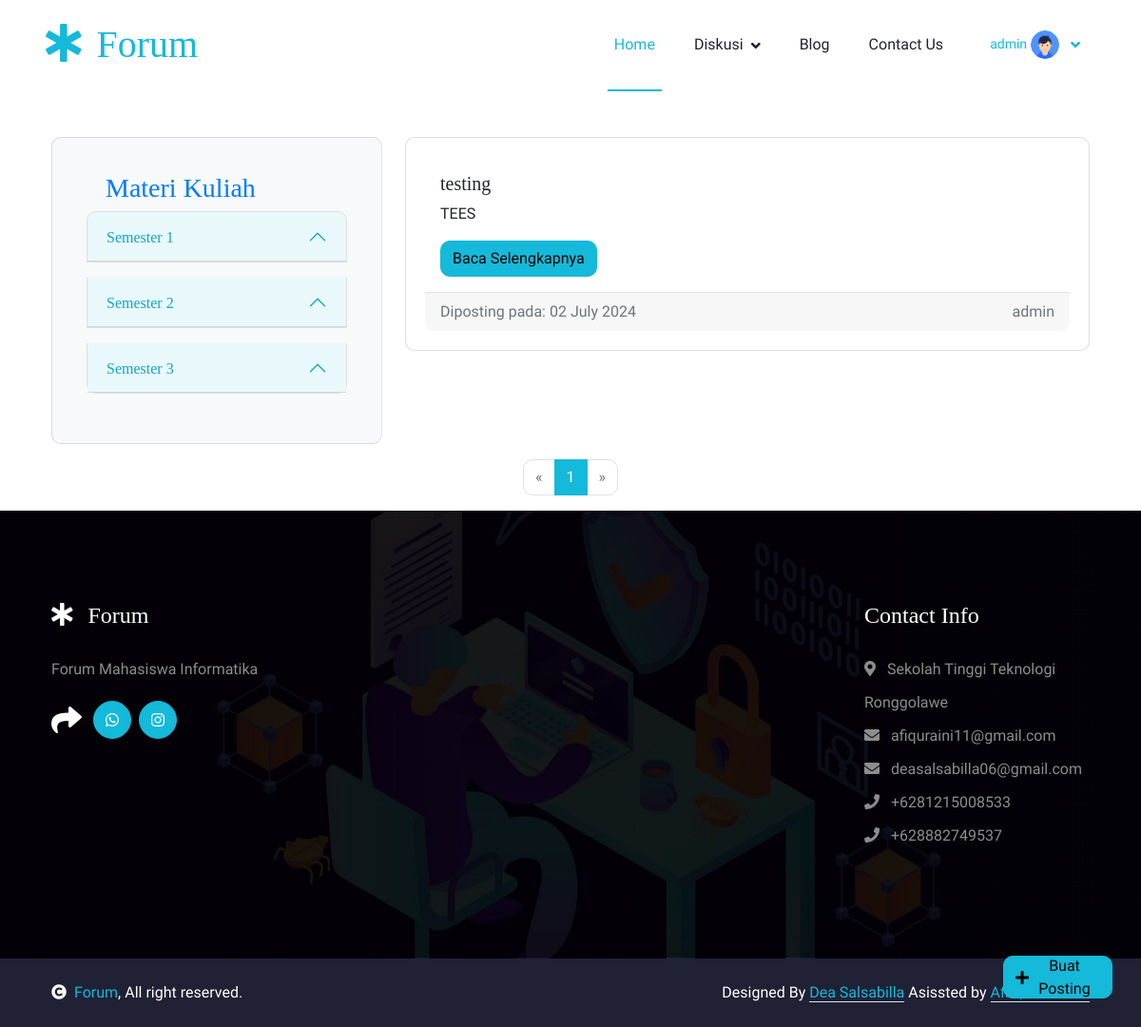
/materi-kuliah/ (signed in), run on the app's committed database.
### forum/models.py (models this page shows, shortened)
class KatMateri(models.Model):
    id = models.AutoField(primary_key=True)
    nama = models.CharField(max_length=20)
    created_at = models.DateTimeField(auto_now_add=True)
    updated_at = models.DateTimeField(auto_now=True)
    class Meta:
        verbose_name_plural = "Kategori Materi"
        ordering = ['id']

class Post(models.Model):
    id = models.AutoField(primary_key=True)
    file_upload = models.FileField(blank=True, null=True, upload_to='uploads/')
    judul = models.CharField(max_length=100)
    deskripsi = models.CharField(max_length=100)
    semester = models.ForeignKey(KatMateri, on_delete=models.CASCADE)
    matkul = models.ForeignKey(MataKuliah, on_delete=models.CASCADE)
    pengguna = models.ForeignKey(User, on_delete=models.CASCADE)
    created_at = models.DateTimeField(auto_now_add=True)
    updated_at = models.DateTimeField(auto_now=True)
    class Meta:
        verbose_name_plural = "Posting"
        ordering = ['id']

### forum/views.py (the view)
# urls.py: path('materi-kuliah/', views.materiKuliah, name='materiKuliah'),
def materiKuliah(request):
    posts_list = Post.objects.all()
    paginator = Paginator(posts_list, 5)  # Show 5 posts per page
    page = request.GET.get('page')
    try:
        posts = paginator.page(page)
    except PageNotAnInteger:
        posts = paginator.page(1)
    except EmptyPage:
        posts = paginator.page(paginator.num_pages)
    kategori_materi = KatMateri.objects.all()
    mata_kuliah = MataKuliah.objects.all()
    context = {
        'posts': posts,
        'kategori_materi': kategori_materi,
        'mata_kuliah': mata_kuliah,
    }
    return render(request, 'materiKuliah.html', context)

### forum/templates/materiKuliah.html (shortened to what this page needs)
<!DOCTYPE html>
<html lang="en">
  <head>
    <link href="https://cdn.jsdelivr.net/npm/bootstrap@5.3.0/dist/css/bootstrap.min.css" rel="stylesheet" />
    <link rel="stylesheet" href="https://use.fontawesome.com/releases/v5.15.4/css/all.css" />
    <link href="https://cdn.jsdelivr.net/npm/bootstrap-icons@1.4.1/font/bootstrap-icons.css" rel="stylesheet" />
    {% load static %}
    <link rel="stylesheet" href="{% static 'css/styles.css' %}" />
    <link rel="stylesheet" href="{% static 'css/bootstrap.min.css' %}" />
  </head>
  <body>
    {% include 'partials/navbar.html' %}
    <div class="container mt-5">
      <div class="row">
        {% include 'partials/sidebarMK.html' %}
        <div class="col-md-8" id="post-list">
          {% include 'partials/post_list.html' %}
        </div>
      </div>
    </div>
    {% include 'partials/pagination.html' with page_obj=posts %}
    {% include 'partials/footer.html' %}
    {% include 'partials/buatPosting.html' %}
  </body>
</html>

### forum/templates/partials/navbar.html (shortened to what this page needs)
<nav class="navbar navbar-expand-lg navbar-light bg-white px-4 px-lg-5 py-3 py-lg-0">
  <a href="index.html" class="navbar-brand p-0">
    <h1 class="text-primary m-0"><i class="fas fa-star-of-life me-3"></i>Forum</h1>
  </a>
  <div class="collapse navbar-collapse" id="navbarCollapse">
    <div class="navbar-nav ms-auto py-0">
      <a href="{% url 'home' %}" class="nav-item nav-link active">Home</a>
      <div class="nav-item dropdown">
        <a href="#" class="nav-link dropdown-toggle" data-bs-toggle="dropdown">Diskusi</a>
      </div>
      <a href="https://www.sttrcepu.ac.id/informatikas1/home" target="_blank" class="nav-item nav-link">Blog</a>
      <a href="{% url 'contact' %}" class="nav-item nav-link">Contact Us</a>
    </div>
    {% load static %} {% if user.is_authenticated %}
      <div class="nav-item dropdown">
        <a class="nav-link dropdown-toggle" href="#" id="userDropdown" role="button" data-bs-toggle="dropdown" aria-haspopup="true" aria-expanded="false">
          <span class="mr-2 d-none d-lg-inline text-gray-600 small">{{ user.username }}</span>
          <img class="img-profile rounded-circle img-fluid" src="{% static 'img/user.png' %}" alt="User Profile" style="max-width: 30px" />
        </a>
      </div>
    {% else %}
      <a href="{% url 'login' %}" class="btn btn-primary rounded-pill text-white py-2 px-4 flex-wrap flex-sm-shrink-0">Login</a>
    {% endif %}
  </div>
</nav>

### forum/templates/partials/sidebarMK.html (shortened to what this page needs)
<div class="col-md-4">
  <div class="card sidebar" style="max-height: 500px; overflow-y: auto">
    <div class="card-body">
      <h3 class="card-title" style="padding-left: 20px">Materi Kuliah</h3>
      <div class="accordion" id="semesterAccordion">
        {% for kategori in kategori_materi %}
        <div class="accordion-item mb-3">
          <h2 class="accordion-header" id="semester{{ kategori.id }}Heading">
            <button
              class="accordion-button"
              type="button"
              data-bs-toggle="collapse"
              data-bs-target="#semester{{ kategori.id }}Collapse"
              aria-expanded="true"
              aria-controls="semester{{ kategori.id }}Collapse"
            >
              {{ kategori.nama }}
            </button>
          </h2>
        </div>
        {% endfor %}
      </div>
    </div>
  </div>
</div>

### forum/templates/partials/post_list.html
{% if posts %} {% for post in posts %}
<div class="card post-content mb-3">
  <div class="card-body">
    <h5 class="card-title">{{ post.judul }}</h5>
    <p class="card-text">{{ post.deskripsi|slice:":150" }}</p>
    <a href="{% url 'detailPost' post.id %}" class="btn btn-primary"
      >Baca Selengkapnya</a
    >
  </div>
  <div class="card-footer text-muted">
    <div class="d-flex justify-content-between">
      <div>Diposting pada: {{ post.created_at|date:"d F Y" }}</div>
      <div>{{ post.pengguna.username }}</div>
    </div>
  </div>
</div>
{% endfor %} {% else %}
<div class="card post-content mb-3">
  <div class="card-body">
    <p>Belum ada postingan.</p>
  </div>
</div>
{% endif %}

### forum/static/css/styles.css (style rules this page uses)
.btn { font-weight: 600; transition: 0.5s; }
.btn.btn-primary { box-shadow: inset 0 0 0 0 var(--bs-primary); }
.navbar-light .navbar-nav .nav-link { font-family: "Open Sans", sans-serif; position: relative; margin-right: 25px; padding: 35px 0; color: var(--bs-dark) !important; font-size: 16px; font-weight: 400; outline: none; transition: 0.5s; }
.navbar-light .navbar-nav .nav-link:hover, .navbar-light .navbar-nav .nav-link.active { color: var(--bs-primary) !important; }
.navbar .dropdown-toggle::after { border: none; content: "\f107"; font-family: "Font Awesome 5 Free"; font-weight: 600; vertical-align: middle; margin-left: 8px; }
@media (min-width: 992px) { .navbar-light { position: absolute; width: 100%; top: 0; left: 0; border-bottom: 1px solid rgba(255, 255, 255, 0.1); z-index: 999; } }
@media (min-width: 992px) { .navbar-light .navbar-nav .nav-link::before { position: absolute; content: ""; width: 0; height: 2px; bottom: -1px; left: 50%; background: var(--bs-primary); transition: 0.5s; } }
@media (min-width: 992px) { .navbar-light .navbar-nav .nav-link:hover::before, .navbar-light .navbar-nav .nav-link.active::before { width: calc(100% - 2px); left: 1px; } }

### forum/templates/materiKuliah.html (style rules this page uses)
.sidebar { background-color: #f8f9fa; padding: 20px; border-right: 1px solid #dfe3e8; }
.sidebar h3 { color: #007bff; }
.post-content { padding: 20px; }
.card-footer { border-top: 1px solid #dfe3e8; }

### data on the page
KatMateri: nama "Semester 1"
KatMateri: nama "Semester 2"
KatMateri: nama "Semester 3"
Post: judul "testing", deskripsi "TEES", created_at "02 July 2024", pengguna.username "admin"

### other printed values
{{ user.username }} "admin"
{{ num }} "1"
